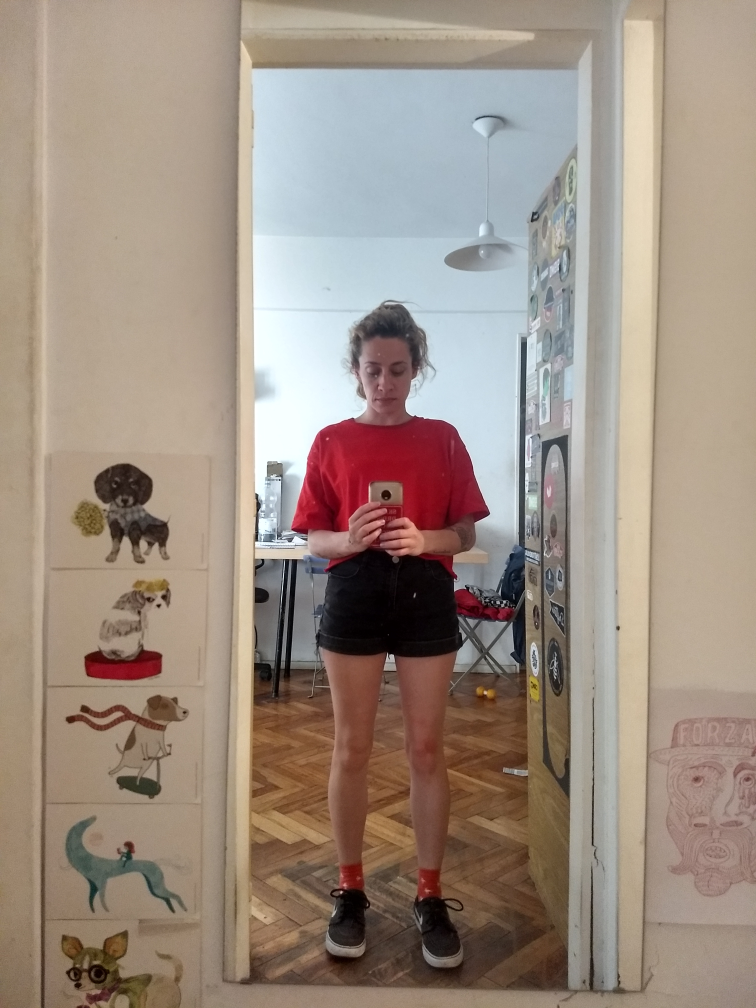
#> input picture image.jpg, 3024 x 4032 px (shown at 1/4 size)
$ python loadModifyAndSaveImgs.py
#> lines starting #> are read from the running program, lines starting #| are printed output that depends on the picture
# -*- coding: utf-8 -*-
"""
Created on Fri Nov  9 20:14:00 2018

@author: VicFabrice
"""

import cv2


#Im not checking if I really have an image called image in the same folder as my program
#because emmm i'll do it later

#Load image,the 2nd parameter is a flag, 1 is for color image, 0 is for greyscale, -1 = unchanged including alpha channel
#1 is default flag
img = cv2.imread('image.jpg', 1)
#> img is the input picture: shape (4032, 3024, 3); mean B, G, R 130.3, 142.5, 157.8

#smaller pic
small = cv2.resize(img, (0,0), fx=0.2, fy=0.2)
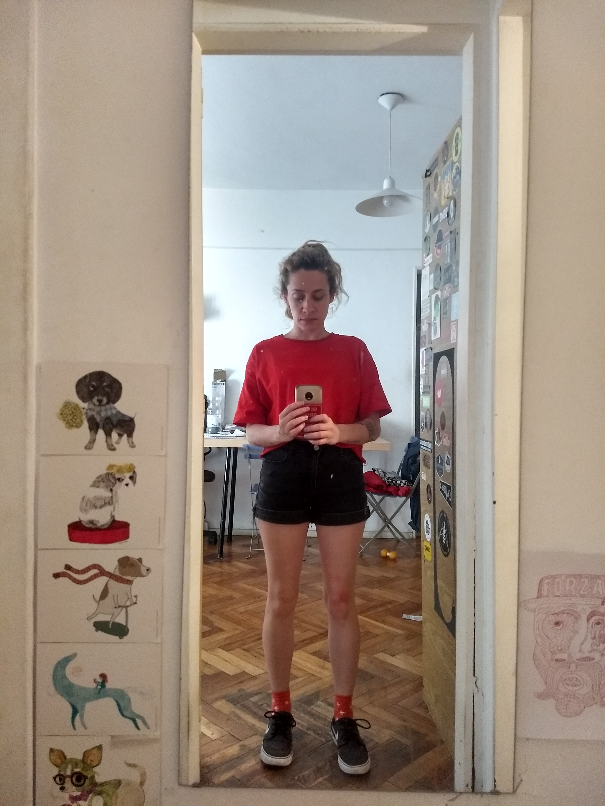
#> small: shape (806, 605, 3); mean B, G, R 130.3, 142.5, 157.8

#img is going GREY
imgray = cv2.cvtColor(small,cv2.COLOR_BGR2GRAY)
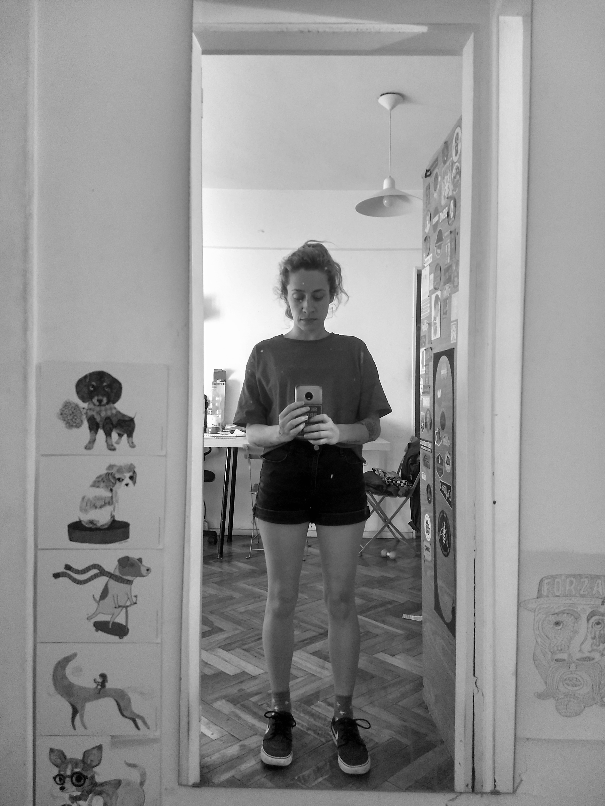
#> imgray: shape (806, 605); min 0, max 255, mean 145.7

#saving my awesome work
cv2.imwrite('grayMe.png',imgray)

#show me the color me and then the grey me
#f you specify flag to be cv2.WINDOW_NORMAL, you can resize window
cv2.namedWindow('color image',cv2.WINDOW_AUTOSIZE)
cv2.namedWindow('grey image',cv2.WINDOW_AUTOSIZE)

cv2.imshow('color image',small)
cv2.imshow('grey image',imgray)

cv2.waitKey(0)
cv2.destroyAllWindows()
